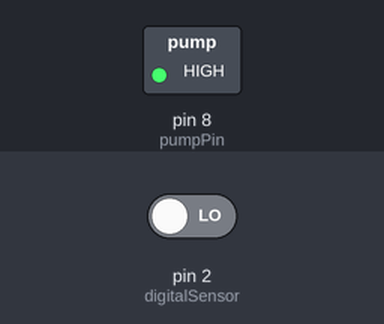
The sketch below on a simulated Arduino Uno, built with avr-gcc and run on an emulated ATmega328P. Parts: switched loads named in the sketch (green lamp = pin HIGH). The test bench sets the inputs (shaded band); at power-on: pin 2 (digitalSensor) LOW.

Above: at 4.0 s.
4.1 s: pin 2 (digitalSensor) driven HIGH
At 5.2 s:
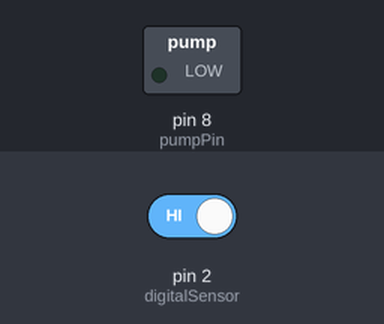
6.3 s: pin 2 (digitalSensor) driven LOW
At 7.6 s:
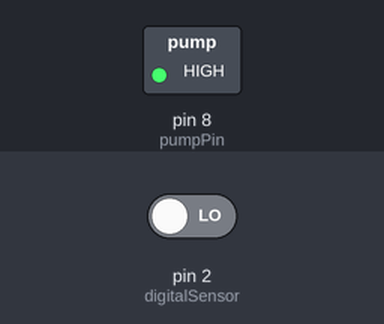
Timing chart, 0 to 9.3 s (numbered marks = the images above; inputs shaded):
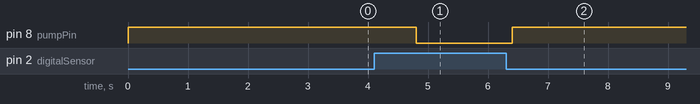

The sketch:

smarIrrigation.ino
```cpp
//NerdSaif

int digitalSensor = 2;
int pumpPin = 8;

void setup()
{
  pinMode(digitalSensor,INPUT);
  pinMode(pumpPin,OUTPUT);
}

void loop()
{
  if(digitalRead(digitalSensor)== HIGH)
  {
    digitalWrite(pumpPin,LOW);
    delay(1500);
  }
  else
  {
    digitalWrite(pumpPin,HIGH);
    delay(1500);
  }
  delay(100);
}
```

Measured:
- after the input at 4.1 s, pin 8 (pumpPin): HIGH → LOW after 0.70 s
- after the input at 6.3 s, pin 8 (pumpPin): LOW → HIGH after 0.10 s
